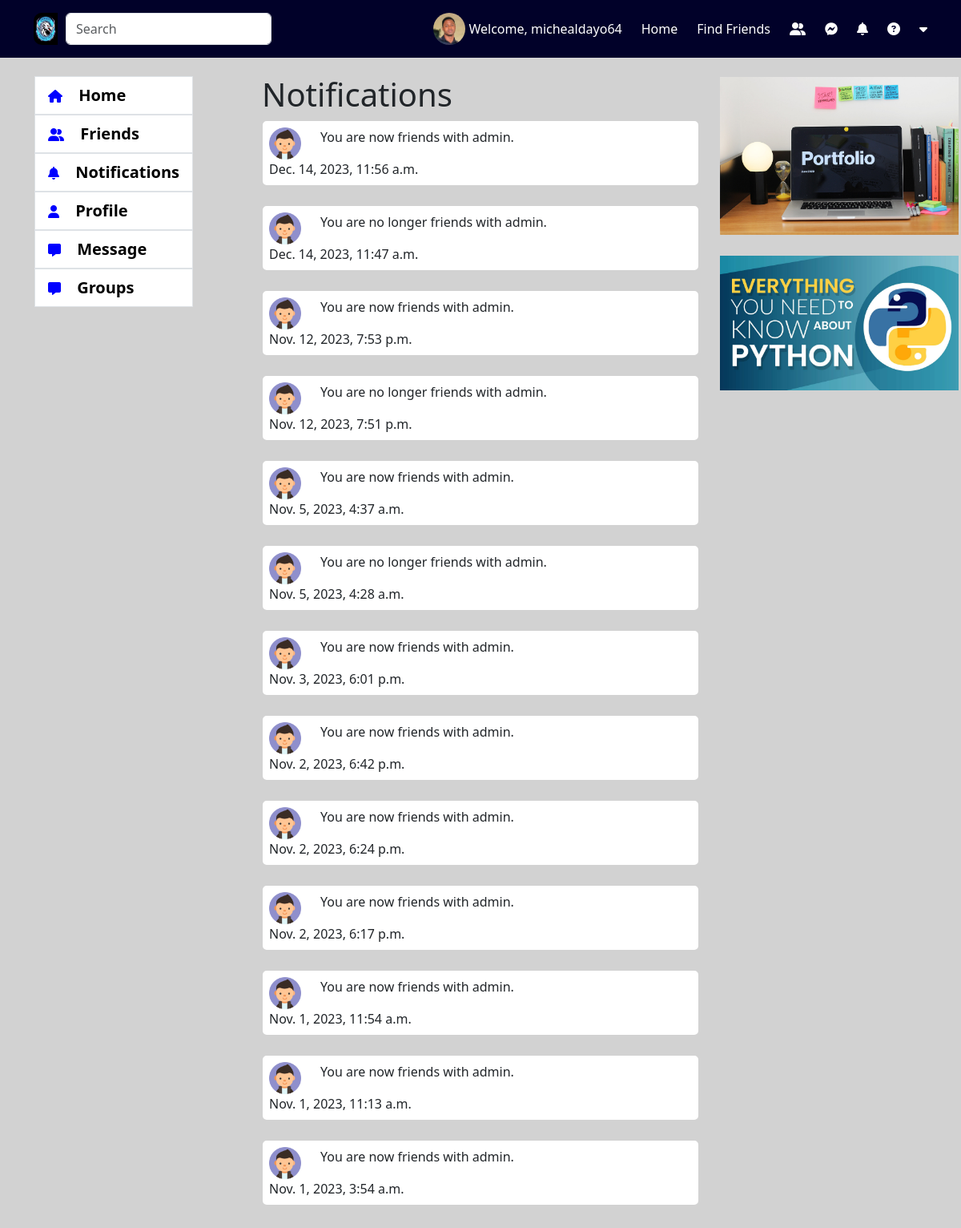
/notification/ (signed in), run on an earlier commit of the app's database.
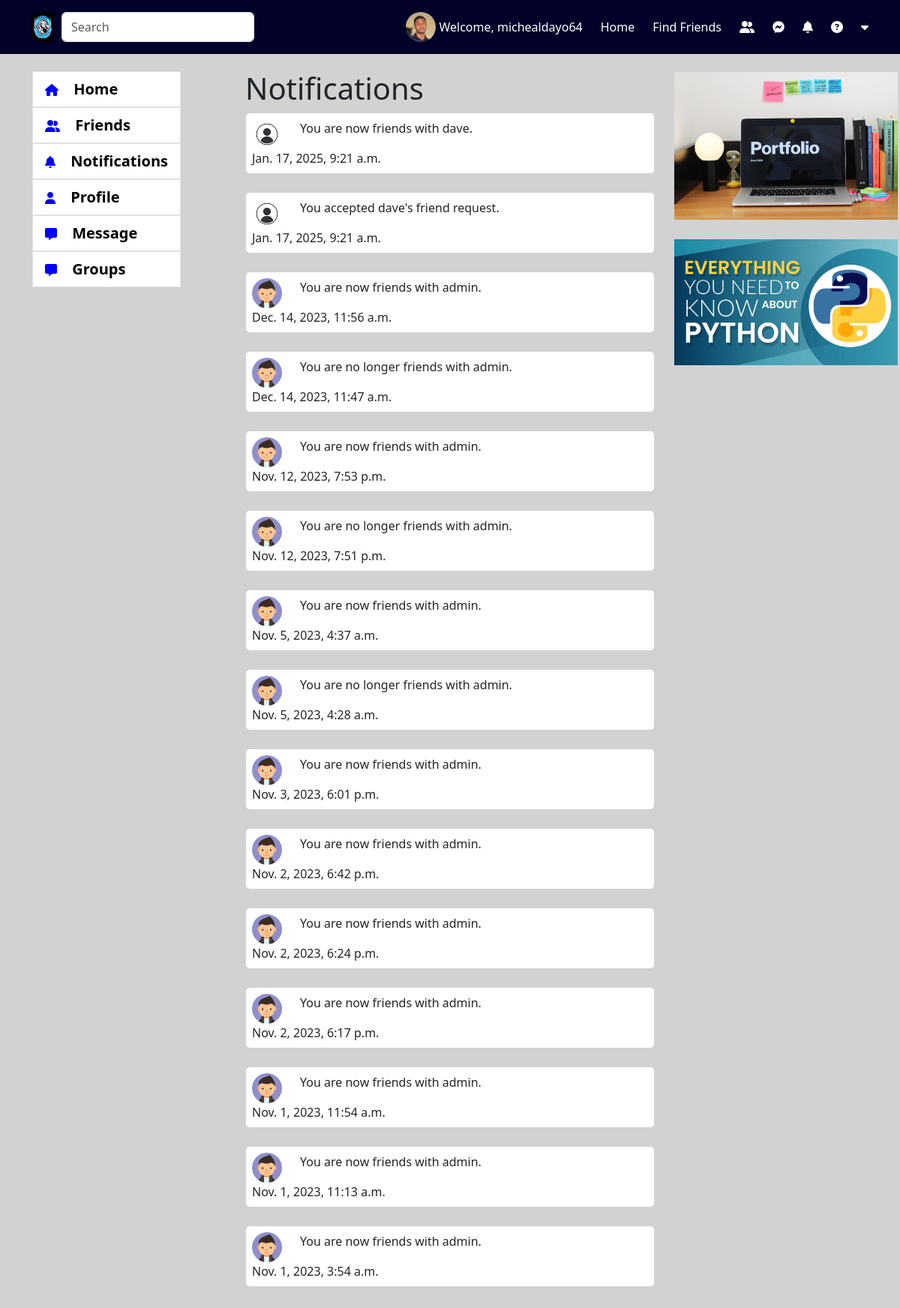
And on a later commit of the database.
### account/models.py (models this page shows, shortened)
class Accounts(AbstractBaseUser):
    email = models.EmailField(verbose_name="email", max_length=60, unique=True)
    username = models.CharField(max_length=30, unique=True)
    first_name = models.CharField(max_length=30, null=True, blank=True)
    last_name = models.CharField(max_length=30, null=True, blank=True)
    date_joined = models.DateTimeField(
        verbose_name='date joined', auto_now_add=True)
    last_login = models.DateTimeField(verbose_name='last login', auto_now=True)
    is_admin = models.BooleanField(default=False)
    is_active = models.BooleanField(default=True)
    is_staff = models.BooleanField(default=False)
    is_superuser = models.BooleanField(default=False)
    profile_image = models.ImageField(max_length=255, upload_to=get_profile_image_filepath,
                                      null=True, blank=True, default=get_default_profile_image)
    hide_email = models.BooleanField(default=True)
    uid = models.CharField(max_length=225, blank=True, null=True)
    USERNAME_FIELD = 'email'
    REQUIRED_FIELDS = ['username']
    objects = MyAccountManager()

### notification_app/models.py (models this page shows, shortened)
class Notification(models.Model):
    target = models.ForeignKey(
        settings.AUTH_USER_MODEL, on_delete=models.CASCADE)
    from_user = models.ForeignKey(
        settings.AUTH_USER_MODEL, on_delete=models.CASCADE, null=True, blank=True, related_name='from_user')
    redirect_url = models.URLField(max_length=500, null=True, unique=False,
                                   blank=True, help_text="The URL to redirect to when to clicked")
    verb = models.CharField(
        max_length=255, unique=False, blank=True, null=True)
    timestamp = models.DateTimeField(auto_now_add=True)
    read = models.BooleanField(default=False)
    content_type = models.ForeignKey(ContentType, on_delete=models.SET_NULL, null=True)
    object_id = models.PositiveBigIntegerField()
    content_object = GenericForeignKey()

### notification_app/views.py (the view)
# urls.py: path('', notification_index, name="notification-index")
def notification_index(request):
    context = {}
    user = request.user
    if user.is_authenticated:
        friend_request_ct = ContentType.objects.get_for_model(FriendRequest)
        friend_list_ct = ContentType.objects.get_for_model(FriendsList)
        notifications = Notification.objects.filter(target=user, content_type__in=[
                                                    friend_request_ct, friend_list_ct]).order_by('-timestamp')
        context['notifications'] = notifications
    return render(request, 'notification_app/notification.html', context)

### account/views.py (called while the page is built)
def get_tokens_for_user(user):
    refresh = RefreshToken.for_user(user)
    return {
        'token': {
            'refresh': str(refresh),
            'access': str(refresh.access_token),
        },
        'msg': 'Login Successfully'
    }

### notification_app/context_processors.py (called while the page is built)
def get_user_token(request):
    user = request.user
    return {'user_access_token': get_tokens_for_user(user)['token']['access']}

### notification_app/templates/notification_app/notification.html (shortened to what this page needs)
{% extends 'base.html' %}
{% load static %}
{% block content %}
<br>
    <div class="row">
      <div class="col-3 left-notification-container">
        {% include 'snippets/left-menu.html' %}
      </div>
      <div class="col-sm-12 col-md-6 mx-auto">
        <h1>Notifications</h1>
        {% for i in notifications %}
        <div class="card p-2">
            <div class="d-flex align-items-center">
              <img class="rounded" style="width: 40px; height: 40px;" src="{{ i.from_user.profile_image.url }}" alt="" srcset="">
              <p class="ms-4">{{ i.verb }}</p>
            </div>
            <span class="font-weight-bold">{{ i.timestamp }}</span>
        </div>
        <br>
        {% endfor %}
      </div>
      <div class="col-3 right-notification-container">
        <div class="card">
          {% include 'snippets/right-data.html' %}
        </div>
      </div>
    </div>
{% endblock %}

### templates/base.html (shortened to what this page needs)
{% load static %}
<!DOCTYPE html>
<html lang="en">
<head>
  <link rel="stylesheet" href="{% static 'css/style.css' %}">
  <link rel="stylesheet" href="{% static 'css/home.css' %}">
  <link rel="stylesheet" href="{% static 'css/left-menu.css' %}">
  <link rel="stylesheet" href="{% static 'css/group-detail.css' %}">
  <link rel="stylesheet" href="{% static 'css/friend.css' %}">
  <link rel="stylesheet" href="https://cdnjs.cloudflare.com/ajax/libs/font-awesome/6.4.0/css/all.min.css"
 />
  <link href="{% static 'css/dist/css/bootstrap.min.css' %}" rel="stylesheet">
  <link rel="stylesheet" href="https://cdnjs.cloudflare.com/ajax/libs/highlight.js/10.2.0/styles/default.min.css"
 />
</head>
<body style="background-color: rgb(210, 210, 210);">
  {% include 'snippets/header.html' %}
  <div class="container wrapper" style="padding-top: 70px; padding-bottom: 20px;">
    {% block content %}
    {% endblock %}
  </div>
</body>
</html>

### templates/snippets/header.html (shortened to what this page needs)
{% load static %}
<nav class="navbar fixed-top top-navbar" id="mynav" data-token="{{ user_access_token }}">
  <div class="container d-flex flex-row justify-content-between" id="myheader">
    <div>
      <form class="d-flex" role="search">
        <img src="{% static 'img/logoimage.webp' %}" alt="" srcset=""
          style="width: 40px; height: 40px; padding-right: 10px; border-radius: 10px;">
        <input class="form-control me-2 w-100" type="search" placeholder="Search" aria-label="Search">
      </form>
    </div>
    <div class="menu-left">
      {% if request.user.is_authenticated %}
      <a href="{% url 'profile-index' %}" class="anch">
        <img class="me-1 profile-pic" src="{{ request.user.profile_image.url }}" alt="">
      </a>
      {% else %}
      <img class="me-1 profile-pic" src="{% static 'img/profile_image.png' %}" alt="">
      {% endif %}
      <a href="{% url 'profile-index' %}" class="anch">
        <p class="me-4 mt-3 text-white">Welcome, {{ request.user.username }}</p>
      </a>
      <a href="{% url 'index' %}" class="anch">
        <p class="me-4 mt-3 text-white">Home</p>
      </a>
      <a href="{% url 'friend-index' %}" class="anch">
        <p class="me-4 mt-3 text-white">Find Friends</p>
      </a>
      <a href="#" class="anch">
        <i class="fa-solid fa-user-group me-4 text-white"></i>
      </a>
      <a class="anch" id="btn-chat-notifi">
        <i class="fa-brands fa-facebook-messenger me-4 text-white"></i>
      </a>
      <a class="anch" id="btn-notifi" onclick="setGeneralNotificationsAsRead()">
        <i class="fa-solid fa-bell me-4 text-white"></i>
      </a>
      <a href="#" class="anch">
        <i class="fa-solid fa-circle-question me-4 text-white"></i>
      </a>
      <a href="#" id="logout">
        <i class="fa-solid fa-caret-down text-white"></i>
      </a>
    </div>
  </div>
</nav>

### templates/snippets/general_notifications.html (shortened to what this page needs)
{% load static %}

### templates/snippets/chat_notifications.html (shortened to what this page needs)
{% load static %}

### templates/snippets/left-menu.html (shortened to what this page needs)
<div class="card position-fixed">
    <ul class="list-group">
        <a href="{% url 'index' %}" class="anch">
        <li class="list-group-item menuhover active1">
                <i class="fa-solid fa-house me-3"></i>
          <span>Home</span>
        </li>
    </a>
    <a href="{% url 'friend-index' %}" class="anch">
        <li class="list-group-item menuhover">
                <i class="fa-solid fa-user-group me-3"></i>
                <span>Friends</span>
        </li>
    </a>
    <a href="{% url 'notification-index' %}" class="anch">
        <li class="list-group-item menuhover">
                <i class="fa-solid fa-bell me-3"></i>
          <span>Notifications</span>
        </li>
    </a>
    <a href="{% url 'profile-index' %}" class="anch">
        <li class="list-group-item menuhover">
                <i class="fa-solid fa-user me-3"></i>
          <span>Profile</span>
        </li>
    </a>
    <a href="{% url 'private-chat-room' %}" class="anch">
        <li class="list-group-item menuhover">
                <i class="fa-solid fa-message me-3"></i>
          <span>Message</span>
        </li>
    </a>
    <a href="{% url 'group-list' %}" class="anch">
        <li class="list-group-item menuhover">
                <i class="fa-solid fa-message me-3"></i>
          <span>Groups</span>
        </li>
    </a>
      </ul>
</div>

### templates/snippets/right-data.html
{% load static %}
<div class="position-fixed w-25">
    <div class="card">
        <img class="w-100" src="{% static 'img/Portfolio-Desk.jpeg' %}" alt="" srcset="">
    </div>
    <br>
    <div class="card">
        <img class="w-100" src="{% static 'img/python.jpeg' %}" alt="" srcset="">
    </div>
</div>

### static/css/style.css (style rules this page uses)
body { display: block; position: relative; }
.anch { text-decoration: none; cursor: pointer; }
.anch i { color: blue; }
.anch span { color: black; font-weight: bold; font-size: 20px; }
.profile-pic { width: 40px; height: 40px; border-radius: 100%; }
#myheader { position: relative; width: 100%; }
.top-navbar { background-color: rgb(1, 1, 41); }
.menu-left { display: flex; flex-direction: row; align-items: center; }

### static/css/left-menu.css (style rules this page uses)
.menuhover { cursor: pointer; }
.active1 { background-color: rgb(221, 221, 221); }

What changed in the data, as far as the page shows it:
added Notification: from_user.profile_image (picture), verb "You are now friends with dave.", timestamp "Jan. 17, 2025, 9:21 a.m."
added Notification: from_user.profile_image (picture), verb "You accepted dave's friend request.", timestamp "Jan. 17, 2025, 9:21 a.m."
